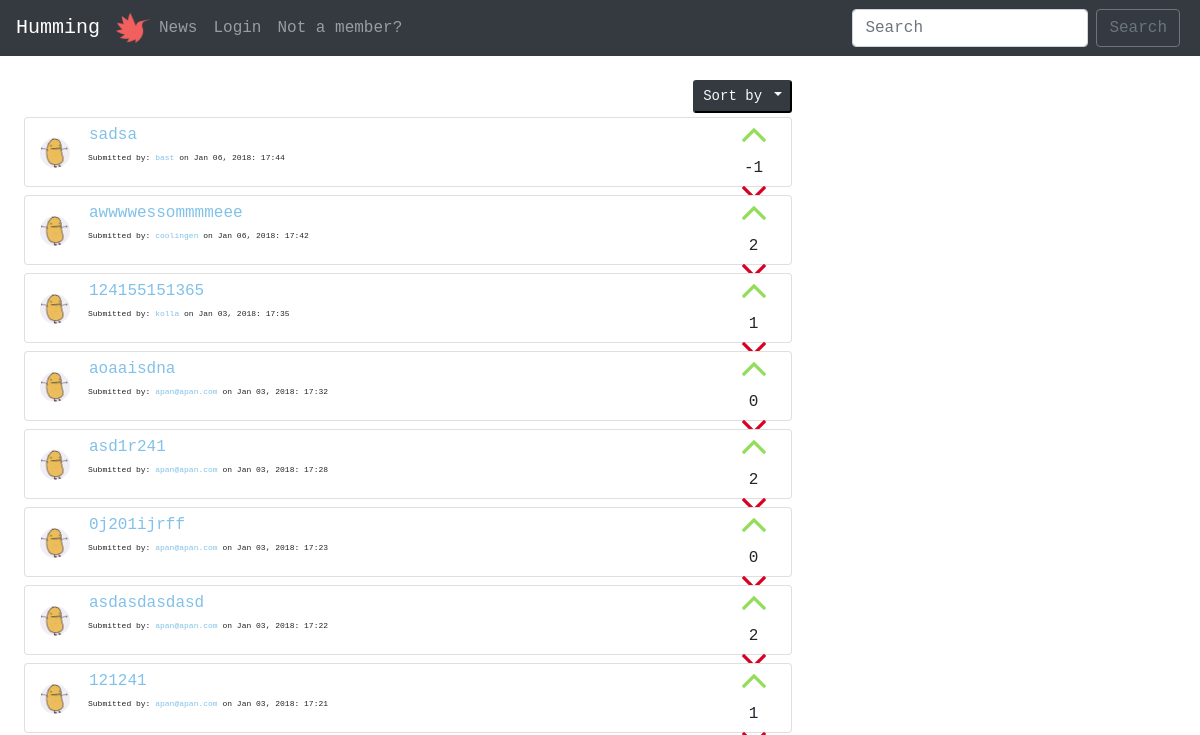
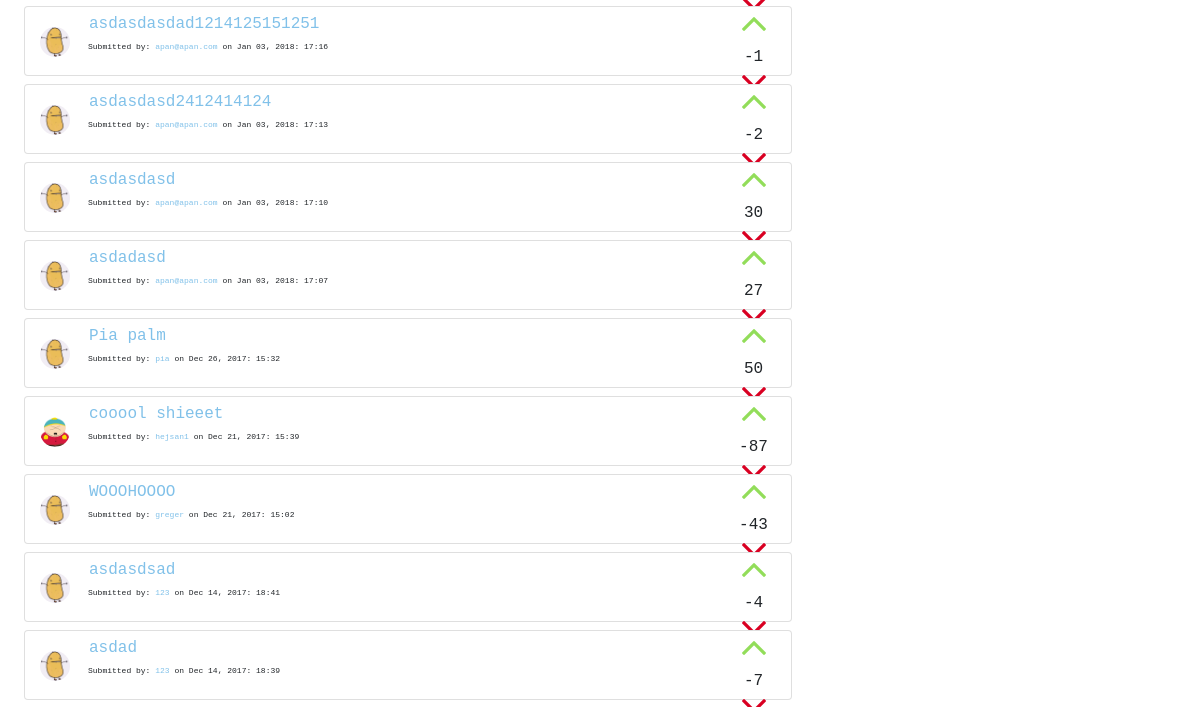
Before: / (upper part) with the older database file (2 pictures, top to bottom).
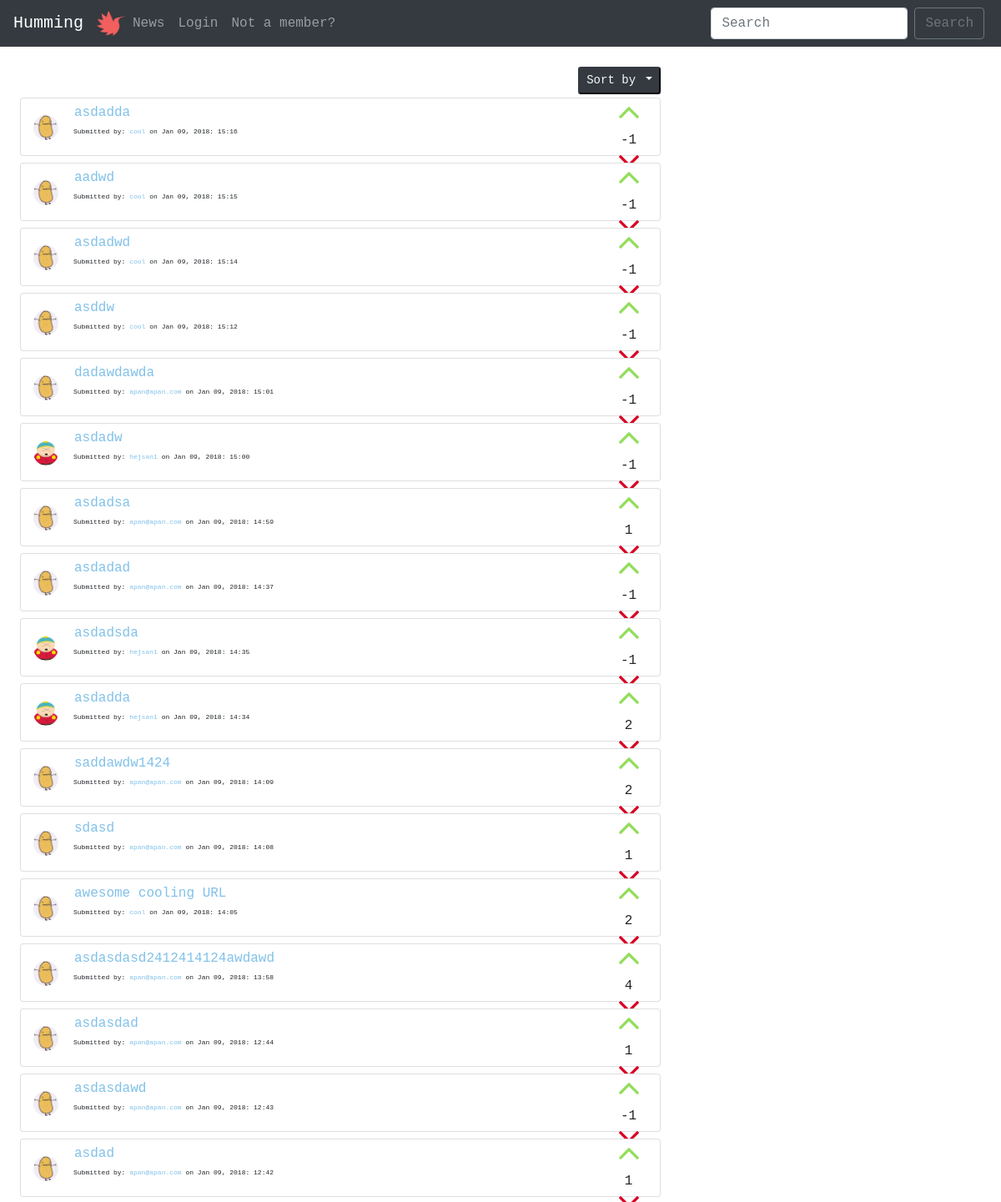
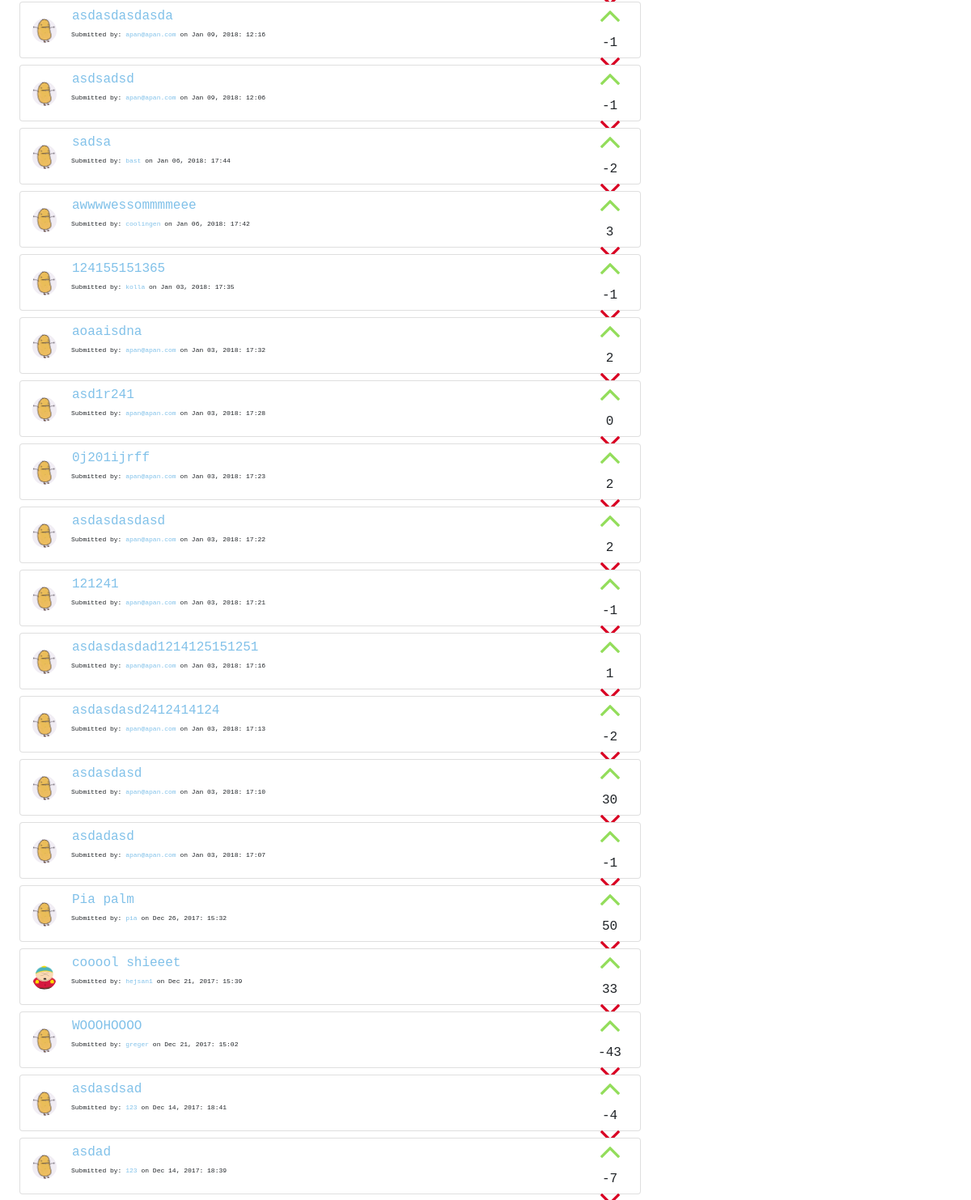
After: the same page with the newer database file (2 pictures, top to bottom).
### tables this page shows
CREATE TABLE "posts" (
	`title`	TEXT NOT NULL,
	`description`	TEXT NOT NULL,
	`url`	TEXT,
	`postID`	INTEGER NOT NULL PRIMARY KEY AUTOINCREMENT UNIQUE,
	`postdate`	INTEGER,
	`userID`	INTEGER,
	`voteDir`	INTEGER
);

CREATE TABLE "users" (
	`userID`	INTEGER PRIMARY KEY AUTOINCREMENT,
	`username`	VARCHAR NOT NULL UNIQUE,
	`email`	VARCHAR NOT NULL UNIQUE,
	`password`	VARCHAR NOT NULL,
	`bio`	VARCHAR,
	`picture`	VARCHAR
);

### index.php (called while the page is built)
<?php require __DIR__.'/viewings/header.php'; ?>
<?php require __DIR__.'/forum.php'; ?>
<?php require __DIR__.'/viewings/footer.php'; ?>

### php/functions.php (called while the page is built, shortened)
<?php
function posts($pdo) {
  $allPosts = "SELECT *
               FROM posts
               LEFT JOIN users
               ON posts.userID=users.userID
               ORDER BY postID DESC";
  $statement = $pdo->prepare($allPosts);
  $statement->execute();
  $resultPosts = $statement->fetchAll(PDO::FETCH_ASSOC);
  return $resultPosts;
}
function voteSum($pdo, $postID) {
  $voteSum =  "SELECT sum(voteDir)
               AS score
               FROM votes
               WHERE postID= :postID";
  $statement = $pdo->prepare($voteSum);
  $statement->bindParam(':postID', $postID, PDO::PARAM_INT);
  $statement->execute();
  $resultvoteSum = $statement->fetch(PDO::FETCH_ASSOC);
  return $resultvoteSum;
}

### forum.php (the view, shortened to what this page needs)
<div class="m-4">
  <div class="col-sm-8 p-0">
    <div class="dropdown float-right mb-1 dropdownSize">
      <button class="btn-sm btn-dark text-light dropdown-toggle" type="button" id="dropdownMenu2" data-toggle="dropdown" aria-haspopup="true" aria-expanded="false">
        Sort by
      </button>
    </div>
  </div>
  <?php $submits = posts($pdo) ?>
  <?php foreach($submits as $submit => $value):?>
    <div class="card col-sm-8 mt-2 pr-0">
      <div class="card-body pl-0 pt-1 pb-1">
        <div class="float-right voteFlex">
          <button class="cursorPointer btn btn-link p-0 upvote pb-2" type="button" name="upvotes" data-dir="1" value="<?php echo $value['postID'] ?>">
            <img class="upvotes" src="images/upvote.png" alt="">
          </button>
          <?php $voteSum = voteSum($pdo, $value['postID'])?>
          <p class="voteSums m-0 p-0 text-center" name="voteSums">
          <?php if ($voteSum['score'] == null): ?>
          <?php echo "0"?>
          <?php else: echo $voteSum['score'] ?>
          <?php endif; ?>
          </p>
          <button class="cursorPointer btn btn-link p-0 m-0 downvote" type="button" name="downvotes" data-dir="-1" value="<?php echo $value['postID'] ?>">
            <img class="downvotes" src="images/downvote.png" alt="">
          </button>
        </div>
        <a href="/php/allProfiles.php?id=<?php echo $value['userID']?>">
          <img class="float-left profilePicSubs mt-3 mr-3 " src=" <?php if(isset($value['picture'])): ?>
          <?php echo "../profileImages/".$value['picture']; ?>
          <?php else: echo "../profileImages/potato.jpg"; ?>
          <?php endif; ?>" alt="">
        </a>
        <blockquote class="blockquote mb-0 ml-4 pl-4 ">
            <form action="/commentsform.php" method="GET">
              <button class="btn btn-link m-0 p-0 pb-1 " type="submit" name="id" value="<?php echo $value['postID'] ?>">
                <a class="anchor-color" href="/commentsform.php"><p class="m-0"><?php echo $value['title'];?></p></a>
              </button>
            </form>
          <p class="mb-0 smallfont">
              Submitted by: <a class="anchor-color" href="/php/allProfiles.php?id=<?php echo $value['userID']?>"><?php echo $value['username']?></a> on <?php echo $value['postdate'] ?>
          </p>
        </blockquote>
        </div>
      </div>
    <?php endforeach; ?>
    <?php if (!isset($_SESSION['users'])): ?>
      <label>Want to comment or post a submit?</label><br>
    <?php endif; ?>
  </div>

### viewings/header.php (shortened to what this page needs)
<!DOCTYPE html>
<html lang="en">
<head>
  <link rel="stylesheet" href="../../style/main.css">
  <link rel="stylesheet" href="https://maxcdn.bootstrapcdn.com/bootstrap/4.0.0-beta.2/css/bootstrap.min.css">
</head>
<body>
  <?php require __DIR__.'/navigation.php'; ?>

### viewings/navigation.php (shortened to what this page needs)
<nav class="navbar navbar-expand-lg navbar-dark bg-dark">
  <a class="navbar-brand" href="/index.php">Humming</a>
  <img src="../../images/hummingLogo.png" width="35" height="30" class="d-inline-block align-top" alt="">
<div class="collapse navbar-collapse" id="navbarSupportedContent">
  <ul class="navbar-nav ml-auto w-100 justify-content-start">
      <li class="nav-item">
        <a class="nav-link" href="/news.php">News<span class="sr-only">(current)</span></a>
      </li>
      <?php if (!isset($_SESSION['users'])):?>
        <li class="nav-item">
          <a href="../../loginform.php" class="nav-link">Login</a>
        </li>
      <?php endif; ?>
    <?php if (!isset($_SESSION['users'])):?>
      <li class="nav-item pull-right">
        <a class="nav-link" href="/registerform.php">Not a member?</a>
      </li>
    <?php endif; ?>
  </ul>
  <ul class="nav navbar-nav ml-auto w-100 mr-1 justify-content-end">
    <form class="form-inline my-2 my-lg-0">
      <input class="form-control mr-sm-2" type="search" placeholder="Search" aria-label="Search">
      <button class="btn btn-outline-secondary my-2 my-sm-0" type="submit">Search</button>
    </form>
  </ul>
</div>
</nav>

### viewings/footer.php (shortened to what this page needs)
</body>
</html>

### style/main.css (style rules this page uses)
* { font-family: monospace; }
.smallfont { font-size: 8px; }
.profilePicSubs { border-radius: 100px; height: 30px; width: 30px; }
.upvote { height: 55px; width: 35px; }
.downvote { height: 100px; width: 35px; }
.cursorPointer { cursor: pointer; }
ul { list-style-type: none; }
.anchor-color { color: #81c1e9; }
.voteFlex { height: 60px; width: auto; display: flex; flex-flow: column nowrap; justify-content: space-between; align-items: center; }

Changed rows visible on the page:
added posts: $value['postID'] 60 (drawn), score "-1", title "asdadda", userID.username "cool", postdate "Jan 09, 2018: 15:16"
added posts: $value['postID'] 59 (drawn), score "-1", title "aadwd", userID.username "cool", postdate "Jan 09, 2018: 15:15"
added posts: $value['postID'] 58 (drawn), score "-1", title "asdadwd", userID.username "cool", postdate "Jan 09, 2018: 15:14"
added posts: $value['postID'] 57 (drawn), score "-1", title "asddw", userID.username "cool", postdate "Jan 09, 2018: 15:12"
added posts: $value['postID'] 56 (drawn), score "-1", title "dadawdawda", userID.username "apan@apan.com", postdate "Jan 09, 2018: 15:01"
added posts: $value['postID'] 55 (drawn), score "-1", userID.picture (picture), title "asdadw", userID.username "hejsan1", postdate "Jan 09, 2018: 15:00"
added posts: $value['postID'] 54 (drawn), score "1", title "asdadsa", userID.username "apan@apan.com", postdate "Jan 09, 2018: 14:59"
added posts: $value['postID'] 53 (drawn), score "-1", title "asdadad", userID.username "apan@apan.com", postdate "Jan 09, 2018: 14:37"
added posts: $value['postID'] 52 (drawn), score "-1", userID.picture (picture), title "asdadsda", userID.username "hejsan1", postdate "Jan 09, 2018: 14:35"
added posts: $value['postID'] 51 (drawn), score "2", userID.picture (picture), title "asdadda", userID.username "hejsan1", postdate "Jan 09, 2018: 14:34"
added posts: $value['postID'] 50 (drawn), score "2", title "saddawdw1424", userID.username "apan@apan.com", postdate "Jan 09, 2018: 14:09"
added posts: $value['postID'] 49 (drawn), score "1", title "sdasd", userID.username "apan@apan.com", postdate "Jan 09, 2018: 14:08"
added posts: $value['postID'] 48 (drawn), score "2", title "awesome cooling URL", userID.username "cool", postdate "Jan 09, 2018: 14:05"
added posts: $value['postID'] 47 (drawn), score "4", title "asdasdasd2412414124awdawd", userID.username "apan@apan.com", postdate "Jan 09, 2018: 13:58"
added posts: $value['postID'] 46 (drawn), score "1", title "asdasdad", userID.username "apan@apan.com", postdate "Jan 09, 2018: 12:44"
added posts: $value['postID'] 45 (drawn), score "-1", title "asdasdawd", userID.username "apan@apan.com", postdate "Jan 09, 2018: 12:43"
added posts: $value['postID'] 44 (drawn), score "1", title "asdad", userID.username "apan@apan.com", postdate "Jan 09, 2018: 12:42"
added posts: $value['postID'] 43 (drawn), score "-1", title "asdasdasdasda", userID.username "apan@apan.com", postdate "Jan 09, 2018: 12:16"
added posts: $value['postID'] 42 (drawn), score "-1", title "asdsadsd", userID.username "apan@apan.com", postdate "Jan 09, 2018: 12:06"
computed for posts "sadsa": score "-1" → "-2"
computed for posts "awwwwessommmmeee": score "2" → "3"
computed for posts "Jan 03, 2018: 17:35": score "1" → "-1"
computed for posts "aoaaisdna": score "0" → "2"
computed for posts "asd1r241": score "2" → "0"
computed for posts "0j201ijrff": score "0" → "2"
computed for posts "Jan 03, 2018: 17:21": score "1" → "-1"
computed for posts "asdasdasdad1214125151251": score "-1" → "1"
computed for posts "asdadasd": score "27" → "-1"
computed for posts "cooool shieeet": score "-87" → "33"
